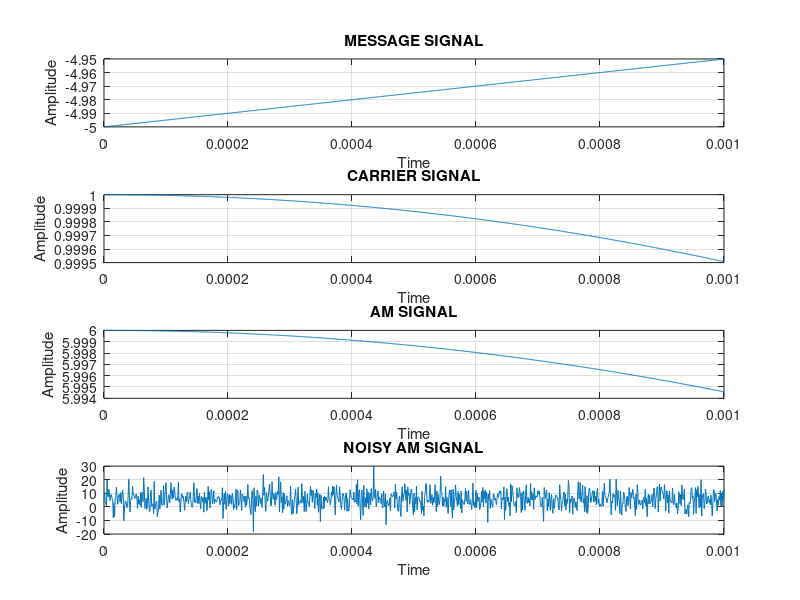

The MATLAB source for this figure:
clc;
clear all;
close all;
vm=input('Enter message signal amplitude= ');
fm=input('Enter message signal frequency= ');
fc=input('Enter carrier signal frequency= ');
m=input('Enter modulation index= ');
vc=vm/m;
t=0:0.000001:0.001;
mt=vm*sawtooth(2*pi*fm*t);
subplot(4,1,1);
plot(t,mt);
xlabel('Time');
ylabel('Amplitude');
title('MESSAGE SIGNAL');
grid on;
ct=vc*cos(2*pi*fc*t);
subplot(4,1,2);
plot(t,ct);
xlabel('Time');
ylabel('Amplitude');
title('CARRIER SIGNAL');
grid on;
st=vc*(1+m*cos(2*pi*fm*t)).*cos(2*pi*fc*t);
subplot(4,1,3);
plot(t,st);
xlabel('Time');
ylabel('Amplitude');
title('AM SIGNAL');
grid on;
x=awgn(st,0.1,'measured');
subplot(4,1,4);
plot(t,x);
xlabel('Time');
ylabel('Amplitude');
title('NOISY AM SIGNAL');
grid on;